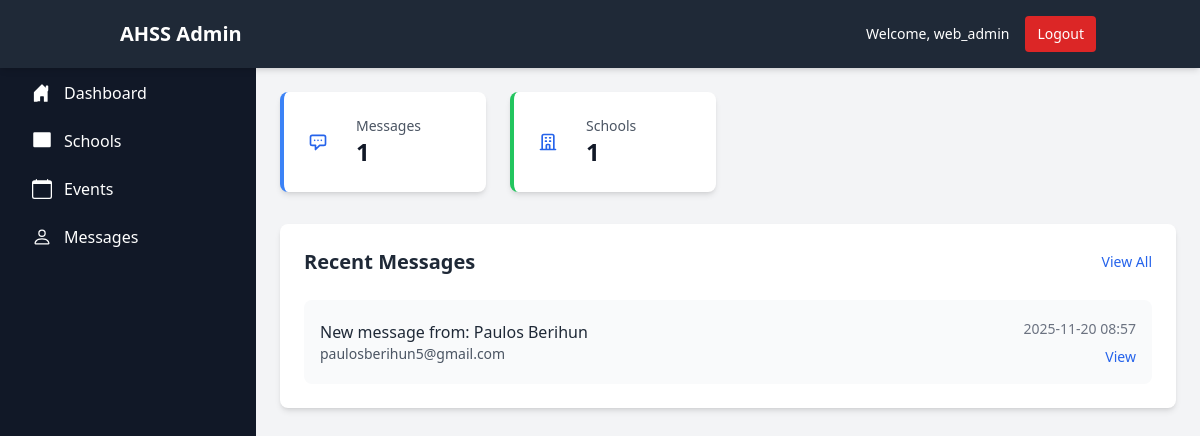
Screenshot of /admin/dashboard (signed in) with the database file from the repository.
### tables this page shows
CREATE TABLE contact_messages
                (id INTEGER PRIMARY KEY AUTOINCREMENT,
                name TEXT NOT NULL,
                email TEXT NOT NULL,
                message TEXT NOT NULL,
                is_read BOOLEAN DEFAULT 0,
                created_at TIMESTAMP DEFAULT CURRENT_TIMESTAMP);

### app.py (the view)
@app.route('/admin/dashboard')
@admin_required
def admin_dashboard():
    conn = get_db_connection()
    messages_count = conn.execute('SELECT COUNT(*) FROM contact_messages').fetchone()[0]
    schools_count = conn.execute('SELECT COUNT(*) FROM schools').fetchone()[0]
    recent_messages = conn.execute('''
        SELECT * FROM contact_messages
        ORDER BY created_at DESC
        LIMIT 5
    ''').fetchall()
    conn.close()
    return render_template('admin/dashboard.html',
                         messages_count=messages_count,
                         schools_count=schools_count,
                         recent_messages=recent_messages)

### app.py (called while the page is built)
def get_db_connection():
    conn = sqlite3.connect('site.db')
    conn.row_factory = sqlite3.Row
    return conn

def admin_required(f):
    @wraps(f)
    def decorated_function(*args, **kwargs):
        if 'admin_logged_in' not in session:
            return redirect(url_for('admin_login'))
        return f(*args, **kwargs)
    return decorated_function

### templates/admin/dashboard.html (shortened to what this page needs)
<!DOCTYPE html>
<html lang="en">
<head>
    <script src="https://cdn.tailwindcss.com"></script>
</head>
<body class="bg-gray-100">
    {% include 'admin/include/header.html' %}
    <div class="flex">
        {% include 'admin/include/sidebar.html' %}
        <main class="lg:ml-64 flex-1 p-6">
            <div class="max-w-7xl mx-auto">
                <div class="mb-8">
                    <h1 class="text-3xl font-bold text-gray-800">Dashboard Overview</h1>
                </div>
                <div class="grid grid-cols-1 md:grid-cols-2 lg:grid-cols-4 gap-6 mb-8">
                    <div class="bg-white rounded-lg shadow-md p-6 border-l-4 border-blue-500">
                        <div class="flex items-center">
                            <div class="flex-shrink-0">
                                <div class="w-8 h-8 bg-blue-90 flex items-center justify-center">
                                    <span class="text-blue-600">
                                        <svg class="w-5 h-5 mr-3" fill="none" stroke="currentColor" viewBox="0 0 24 24">
                                            <path stroke-linecap="round" stroke-linejoin="round" stroke-width="2" d="M8 10h.01M12 10h.01M16 10h.01M9 16H5a2 2 0 01-2-2V6a2 2 0 012-2h14a2 2 0 012 2v8a2 2 0 01-2 2h-5l-5 5v-5z"></path>
                                        </svg>
                                    </span>
                                </div>
                            </div>
                            <div class="ml-4">
                                <p class="text-sm font-medium text-gray-600">Messages</p>
                                <p class="text-2xl font-bold text-gray-900">{{ messages_count }}</p>
                            </div>
                        </div>
                    </div>
                    <div class="bg-white rounded-lg shadow-md p-6 border-l-4 border-green-500">
                        <div class="flex items-center">
                            <div class="flex-shrink-0">
                                <div class="w-8 h-8 bg-blue-90 flex items-center justify-center">
                                    <span class="text-blue-600">
                                        <svg class="w-5 h-5 mr-3" fill="none" stroke="currentColor" viewBox="0 0 24 24">
                                            <path stroke-linecap="round" stroke-linejoin="round" stroke-width="2" d="M19 21V5a2 2 0 00-2-2H7a2 2 0 00-2 2v16m14 0h2m-2 0h-5m-9 0H3m2 0h5M9 7h1m-1 4h1m4-4h1m-1 4h1m-5 10v-5a1 1 0 011-1h2a1 1 0 011 1v5m-4 0h4"></path>
                                        </svg>
                                    </span>
                                </div>
                            </div>
                            <div class="ml-4">
                                <p class="text-sm font-medium text-gray-600">Schools</p>
                                <p class="text-2xl font-bold text-gray-900">{{ schools_count }}</p>
                            </div>
                        </div>
                    </div>
                </div>
                <div class="bg-white rounded-lg shadow-md p-6">
                    <div class="flex justify-between items-center mb-6">
                        <h2 class="text-xl font-semibold text-gray-800">Recent Messages</h2>
                        <a href="{{ url_for('admin_messages') }}" class="text-blue-600 hover:text-blue-800 text-sm font-medium">
                            View All
                        </a>
                    </div>
                    <div class="space-y-4">
                        {% if recent_messages %}
                            {% for message in recent_messages %}
                            <div class="flex items-center justify-between p-4 bg-gray-50 rounded-lg">
                                <div>
                                    <p class="font-medium text-gray-800">New message from: {{ message.name }}</p>
                                    <p class="text-sm text-gray-600">{{ message.email }}</p>
                                </div>
                                <div class="text-right">
                                    <small class="text-gray-500 text-sm">{{ message.created_at[:16] }}</small>
                                    <div class="mt-1">
                                        <a href="{{ url_for('view_message', message_id=message.id) }}"
                                           class="text-blue-600 hover:text-blue-800 text-sm font-medium">
                                            View
                                        </a>
                                    </div>
                                </div>
                            </div>
                            {% endfor %}
                        {% else %}
                            <div class="text-center py-8">
                                <p class="text-gray-500">No recent messages</p>
                            </div>
                        {% endif %}
                    </div>
                </div>
            </div>
        </main>
    </div>
</body>
</html>

### rows the page displays
contact_messages: name "Paulos Berihun", email "paulosberihun5@gmail.com", created_at "2025-11-20 08:57"

### other values shown
{{ session.admin_username }} "web_admin"
{{ messages_count }} "1"
{{ schools_count }} "1"
